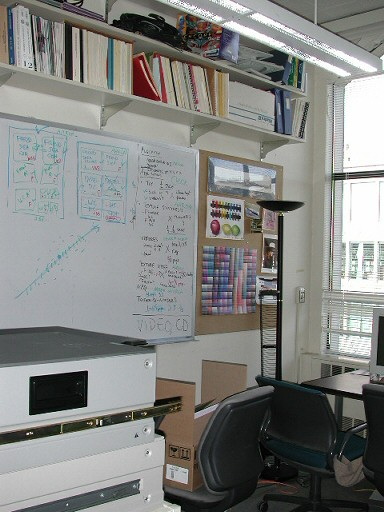
#> input picture vfx_hw2/grail00.jpg, 384 x 512 px
$ python for_check.py --input .
#> lines starting #> are read from the running program, lines starting #| are printed output that depends on the picture
### vfx_hw2/cylindrical_warping.py
import cv2 as cv
import numpy as np
import math
channel = 3
def Warpping(images, focal_lengths):
    warpped_images = np.zeros(images.shape, dtype=np.uint8)
    for i in range(len(images)):
        f = focal_lengths[i]
        s = focal_lengths[i]
        warpped_images[i] = cylindricalWarpping(images[i], f, s)
        cv.imwrite("image_cyl" + str(i) + ".jpg", warpped_images[i])
    return warpped_images
def cylindricalWarpping(img, f, s):
    height, width= img.shape[:2]
    print("w, h" , width, height)
    res = np.zeros([height, width, channel])
    x_0 = width/2
    y_0 = height/2
    for y in range(height):
      for x in range(width):
        theta = math.atan((x - x_0) / f)
        h = (y - y_0) / math.sqrt((x - x_0) ** 2 + f ** 2) * s
        #print(int(x_0 + s * theta), int(y_0 + h))
        res[int(y_0 + h), int(x_0 + s * theta), :] = img[y, x, :]
    return res

### vfx_hw2/for_check.py
from __future__ import print_function
from __future__ import division
import cv2 as cv
import numpy as np
import math
import argparse
import os
from cylindrical_warping import *
from feature_detection import *
from feature_description import *
from feature_matching import *
def loadExposureSeq(path):
#> called with path = '.'
    images = []
    focal_lengths = []
    with open(os.path.join(path, 'pano_test.txt')) as f:
#> (reads vfx_hw2/grail/pano_test.txt from the repository)
        content = f.readlines()
    for line in content:
        tokens = line.split()
        images.append(cv.imread(os.path.join(path, tokens[0])))
        focal_lengths.append(float(tokens[1]))
    return images, np.asarray(focal_lengths, dtype=np.float32)

def get_gray(images):
    gray_images = np.zeros([images.shape[0], images.shape[1], images.shape[2]])
    for i in range(len(images)):
        gray_images[i] = cv2.cvtColor(images[i], cv2.COLOR_BGR2GRAY)
    return gray_images

parser = argparse.ArgumentParser(description='Code for VFX project 2.')
parser.add_argument('--input', type=str, help='Path to the directory that contains images and focal lengths.')
args = parser.parse_args()
if not args.input:
    parser.print_help()
    exit(0)

## load in the images
print("Loading images...")
images, focal_lengths = loadExposureSeq(args.input)
#> images = 2 items; focal_lengths = [660.9, 660.3]
images = np.array(images, dtype=np.uint8)
print(images.shape[0])
#| 2
warpped_images = np.zeros(images.shape)

print("Cylindrical Warpping...")
warpped_images = Warpping(images, focal_lengths)
#> the loop in Warpping, `for i in range(len(images)):` made 2 passes
#> (f, s, height in cylindricalWarpping, width in cylindricalWarpping, x_0 in cylindricalWarpping, y_0 in cylindricalWarpping) on passes 1 to 2: (660.9, 660.9, 512, 384, 192, 256), (660.3, 660.3, 512, 384, 192, 256)
#| w, h 384 512
#| w, h 384 512
#> pass 1, in Warpping, `cv.imwrite("image_cyl" + str(i) + ".jpg", warpped_images[i])`:
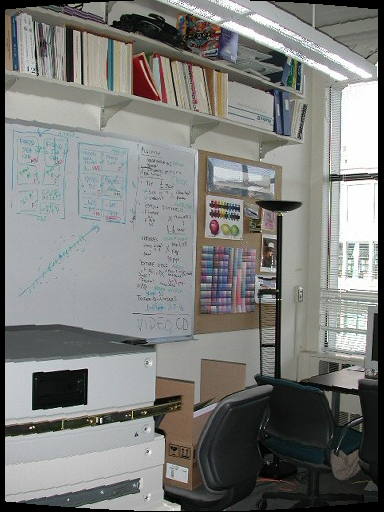
#> saved as image_cyl0.jpg: shape (512, 384, 3); mean B, G, R 123.2, 125.8, 124.8
#> pass 2, in Warpping, `cv.imwrite("image_cyl" + str(i) + ".jpg", warpped_images[i])`:
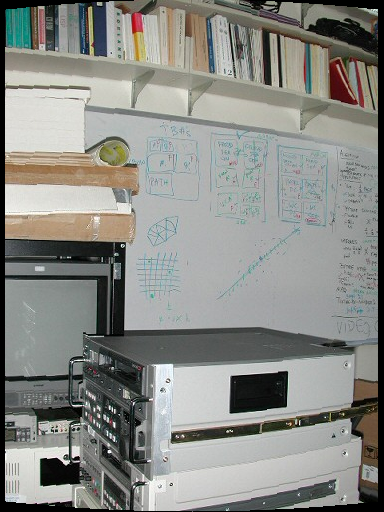
#> saved as image_cyl1.jpg: shape (512, 384, 3); mean B, G, R 133.6, 138.4, 137.3

print("creating grayscale images")
gray_images = get_gray(warpped_images)
#> the loop in get_gray, `for i in range(len(images)):` made 2 passes
window_size = 14
x1 = 57
y1 = 340
x0 = 52
y0 = 143
cv.imwrite("from.png", gray_images[1][x1 - window_size : x1 + window_size, y1 - window_size : y1 + window_size])
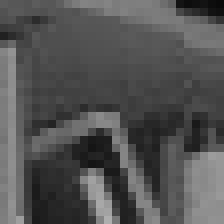
#> saved as from.png: shape (28, 28) (shown 8 times larger); min 10, max 174, mean 82.6
cv.imwrite("to.png", gray_images[0][x0 - window_size : x0 + window_size, y0 - window_size :y0 + window_size])
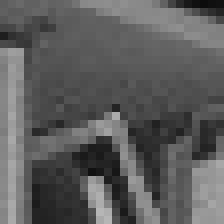
#> saved as to.png: shape (28, 28) (shown 8 times larger); min 12, max 182, mean 92.2
